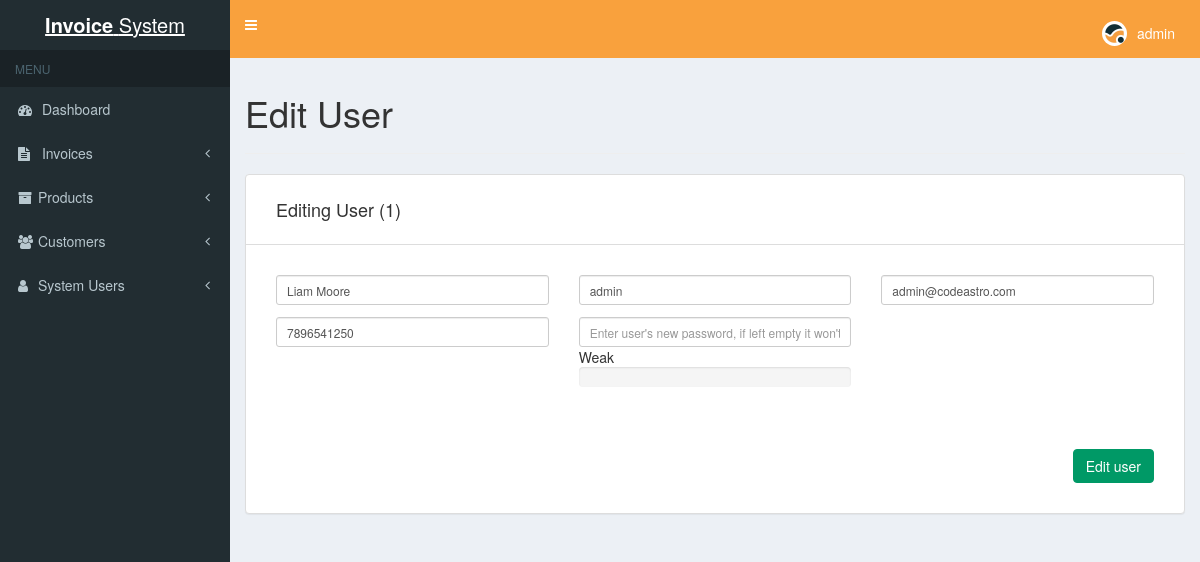
The app's page /user-edit.php?id=1 (signed in) with its own data.
### tables this page shows
CREATE TABLE `users` (
  `id` int NOT NULL,
  `name` varchar(255) NOT NULL,
  `username` varchar(100) NOT NULL,
  `email` varchar(100) NOT NULL,
  `phone` varchar(100) NOT NULL,
  `password` varchar(200) NOT NULL
);

### user-edit.php (the view, shortened to what this page needs)
<?php
include('header.php');
include('functions.php');
$getID = $_GET['id'];
$query = "SELECT * FROM users WHERE id = '" . $mysqli->real_escape_string($getID) . "'";
$result = mysqli_query($mysqli, $query);
if($result) {
	while ($row = mysqli_fetch_assoc($result)) {
		$name = $row['name'];
		$username = $row['username'];
		$email = $row['email'];
		$phone = $row['phone'];
	}
}
?>
<h1>Edit User</h1>
<hr>
<div class="row">
	<div class="col-xs-12">
		<div class="panel panel-default">
			<div class="panel-heading">
				<h4>Editing User (<?php echo $getID; ?>)</h4>
			</div>
			<div class="panel-body form-group form-group-sm">
				<form method="post" id="update_user">
					<div class="row">
						<div class="col-xs-4">
							<input type="text" class="form-control margin-bottom required" name="name" placeholder="Name" value="<?php echo $name; ?>">
						</div>
						<div class="col-xs-4">
							<input type="text" class="form-control margin-bottom required" name="username" placeholder="Enter username" value="<?php echo $username; ?>">
						</div>
						<div class="col-xs-4">
							<input type="text" class="form-control margin-bottom required" name="email" placeholder="Enter user's email address" value="<?php echo $email; ?>">
						</div>
					</div>
					<div class="row">
						<div class="col-xs-4">
							<input type="text" class="form-control" name="phone" placeholder="Enter user's phone number" value="<?php echo $phone; ?>">
						</div>
						<div class="col-xs-4">
							<input type="password" class="form-control required" name="password" id="password" placeholder="Enter user's new password, if left empty it won't change.">
						</div>
					</div>
					<div class="row">
						<div class="col-xs-12 margin-top btn-group">
							<input type="submit" id="action_update_user" class="btn btn-success float-right" value="Edit user" data-loading-text="Editing...">
						</div>
					</div>
				</form>
			</div>
		</div>
	</div>
<?php
	include('footer.php');
?>

### css/styles.css (style rules this page uses)
body { padding: 0; }
.btn-success { background-color: #009966; border-color: #009966; }
.panel-body { padding: 30px 30px 15px 30px; }
.panel-heading { padding: 15px 30px 15px 30px; }
.float-right { float: right !important; }
.margin-bottom { margin-bottom: 1em; }
.margin-top { margin-top: 3em; }

### records on screen
users: name "Liam Moore", username "admin", email "admin@codeastro.com", phone "7896541250"

### other values on screen
$_SESSION['login_username'] "admin"
$getID "1"
